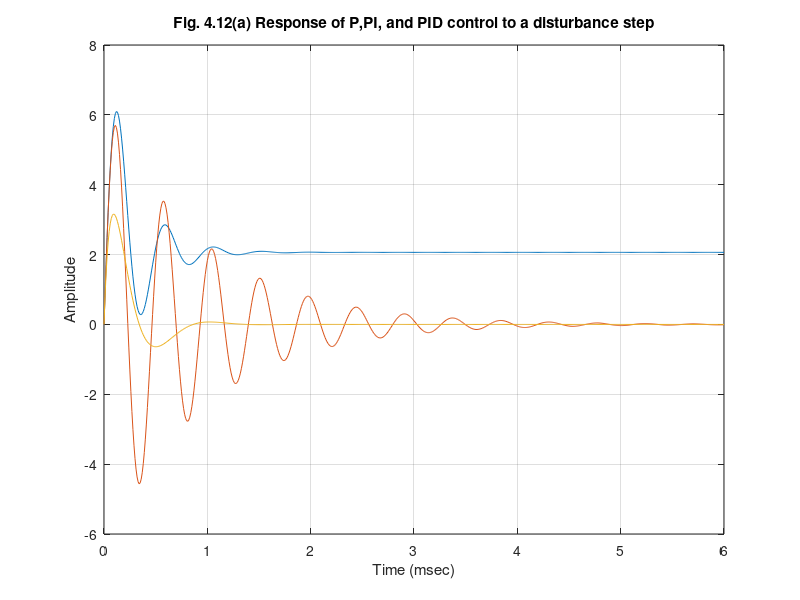
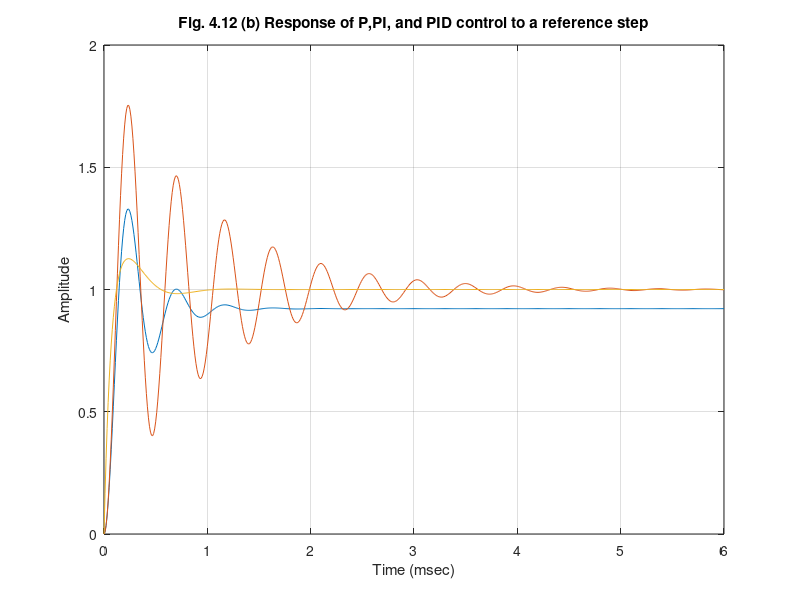

These figures' MATLAB source, in order:
%Figure 4.12       Feedback Control of Dynamic Systems, 4e
%                      Franklin, Powell, Emami

% function [np, dp]= pid(b,J,K,L,R,kp,ki,kd)
% function to compute the equations of a d.c. motor with inductance.
% and compute the response under control
clf;
K=.0670; L1=0.1; J1=0.0113; R=0.45; b=0.0280;
kp=3; ki= 15; kd=0.3;
np=K;
dp=[L1*J1 R*J1+b*L1 R*b+K*K];
dclp=[L1*J1 R*J1+b*L1 R*b+K*K+K*kp];
nclp=K*kp;
nclpw=[L1 R];
dclpi=[L1*J1 R*J1+b*L1 R*b+K*K+K*kp K*ki];
nclpi=[K*kp K*ki];
nclpiw=[L1 R 0];
dclpid=[  L1*J1 R*J1+b*L1+K*kd R*b+K*K+K*kp K*ki];
nclpid=[K*kd K*kp K*ki];
nclpidw=[L1 R 0];
sysp=tf(nclp,dclp);
syspw=tf(nclpw,dclp);
syspi=tf(nclpi,dclpi);
syspiw=tf(nclpiw,dclpi);
syspid=tf(nclpid,dclpid);
syspidw=tf(nclpidw,dclpid);
figure(1)
t=0:.01:6;
[y1w,t]=step(syspw,t);
[y2w,t]=step(syspiw,t);
[y3w,t]=step(syspidw,t);
plot(t,y1w,t,y2w,t,y3w);
xlabel('Time (msec)');
ylabel('Amplitude');
title('Fig. 4.12(a) Response of P,PI, and PID control to a disturbance step')
grid on;
pause;
figure(2)
[y1,t]=step(sysp,t);
[y2,t]=step(syspi,t);
[y3,t]=step(syspid,t);
plot(t,y1,t,y2,t,y3);
xlabel('Time (msec)');
ylabel('Amplitude');
title('Fig. 4.12 (b) Response of P,PI, and PID control to a reference step')
grid on;
